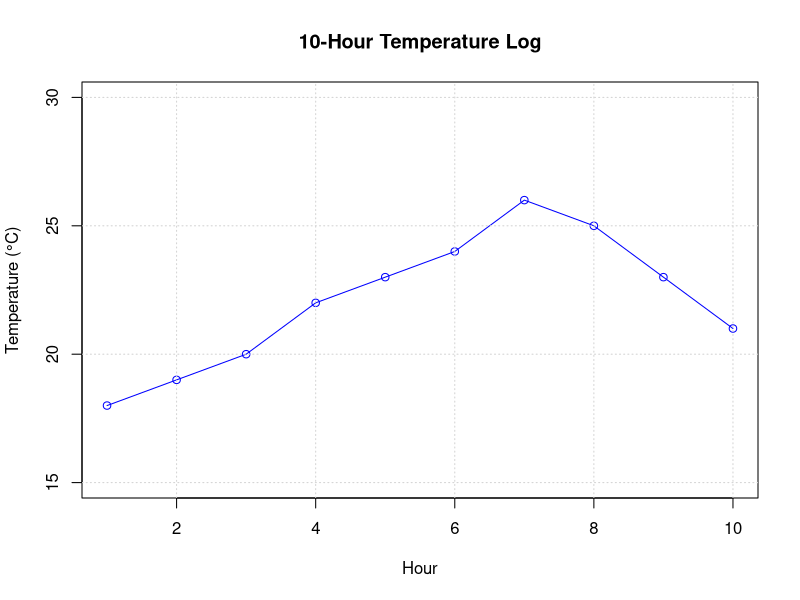

Recreate this plot in R.
#line chart
getwd()
setwd('D:\rprogram6005')

# Sample Data: 10-Hour Temperature Log
hour <- 1:10
temperature <- c(18, 19, 20, 22, 23, 24, 26, 25, 23, 21)

# Basic Line Graph
plot(hour, temperature,
     type = "o",                 # "o" = points + lines
     col = "blue",               # Line color
     main = "10-Hour Temperature Log",
     xlab = "Hour",
     ylab = "Temperature (°C)",
     ylim = c(15, 30))           # Set y-axis range for clarity

# Add grid lines for better readability
grid()

dev.off()

#Explanation:
#plot() → creates the line graph.

#type = "o" → shows both points and connecting lines.

#col = "blue" → makes the line blue.

#ylim = c(15, 30) → fixes the y-axis range to keep the chart neat.

#grid() → overlays light grid lines for easier interpretation.
